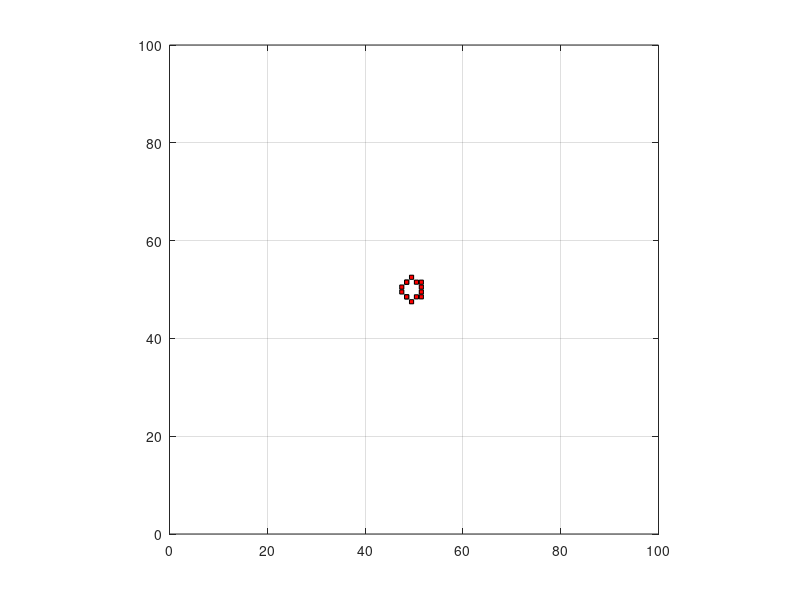

Write MATLAB code to recreate this figure.
clear
gs=1;           %element size
w=100;          %model width (number of element columns)
d=100;          %model depth (number of element rows )
dd=4;          %diameter of the defect
cn=w*d*10;      
hl=5;           %number of removable hole layer through thickness
xc=50*gs;			%x-coordinate of the hole center 
yc=50*gs;			%y-coordinate of the hole center 

%element map and coordinates 

for i=1:w
for j=1:d
    els(j,i)=(i-1)*d+j;
    gcx(j,i)=(i-1)*gs+gs/2;
    gcy(j,i)=(j-1)*gs+gs/2;
end
end

%exact hole coordinates

ns=round(pi*dd/1.8/gs);
ro=dd/2*ones(1,ns);
fi=(pi:pi/(ns-1):2*pi);

acx=xc+ro.*cos(fi);
acy=yc+ro.*sin(fi);

%approximate coordinates and numbers of removable hole boundary elements

for k=1:ns
    minimum=100;
    for i=1:w/gs
    for j=1:d/gs
    mindist(j,i)=sqrt((gcx(j,i)-acx(k))^2+(gcy(j,i)-acy(k))^2);
    if(mindist(j,i)<minimum)
        minimum=mindist(j,i);
        r=j;
        c=i;
    end
    end
    end
    aacx(k)=gcx(r,c);
    aacy(k)=gcy(r,c);
    elnr(k)=els(r,c);
    elmid(k)=els(yc,c);
end

for k=1:ns
    saacx(k)=aacx(k);
    saacy(k)=aacy(k)+2*(yc-aacy(k));
    selnr(k)=elnr(k)+2*(elmid(k)-elnr(k));
end

l=1;
xcoord=aacx(1);
minycoord=aacy(1);
maxycoord=saacy(1);
minelset=elnr(1);
maxelset=selnr(1);
for k=1:ns
    if(aacx(k)==xcoord)
         if(aacy(k)<minycoord)
         minelset=elnr(k);
         minycoord=aacy(k);
         end
         if(saacy(k)>maxycoord)
         maxelset=selnr(k);
         maxycoord=saacy(k);
         end 
    else
        elset(l,1)=minelset;
        elset(l,2)=maxelset;
        l=l+1;
        minelset=elnr(k);
        maxelset=selnr(k);
        minycoord=aacy(k);
        maxycoord=saacy(k);
        xcoord=aacx(k);
    end
end

% plot hole

figure
plot(aacx,aacy,'s','MarkerEdgeColor','k','MarkerFaceColor','r','MarkerSize',3)
hold on
plot(saacx,saacy,'s','MarkerEdgeColor','k','MarkerFaceColor','r','MarkerSize',3)
axis equal
grid on
axis([0 100 0 100])

% write hole data to file

fid = fopen(['hole_2_geometry_layer_',num2str(hl),'.txt'],'w');

text=char(['*ELSET, ELSET=hole_2_layer_',num2str(hl),', GENERATE']);
fprintf(fid,'%s\n',text); 
 
for i=1:length(elset(:,1))
    fprintf(fid,'%8.0f,%8.0f,%1.0f\n',elset(i,1)+cn*(hl-1),elset(i,2)+cn*(hl-1),1);    
end
fclose(fid)

